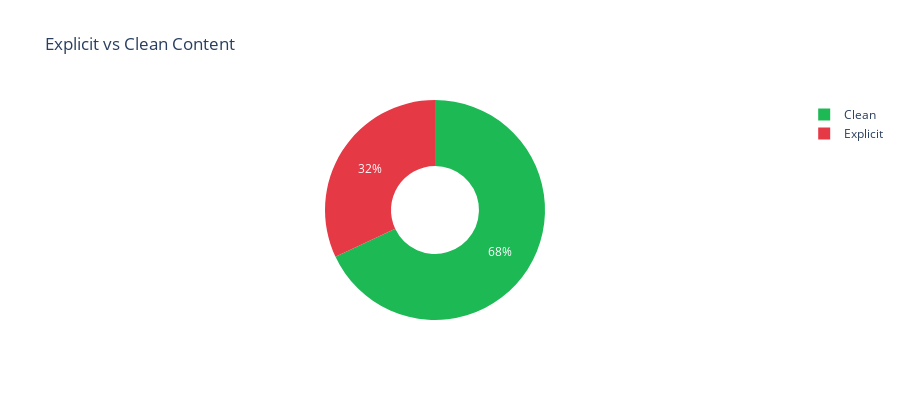

The code cell stored with this chart in its notebook:
### Markdown cell above
### 2.3 Explicit Content Analysis

### Code cell
explicit_ratio = metrics['recent_listening']['explicit_ratio']

fig = go.Figure(data=[
    go.Pie(
        labels=['Explicit', 'Clean'],
        values=[explicit_ratio * 100, (1 - explicit_ratio) * 100],
        marker_colors=['#E63946', '#1DB954'],
        hole=0.4
    )
])

fig.update_layout(
    title="Explicit vs Clean Content",
    height=400
)

fig.show()

print(f"\n🔊 Explicit Content Ratio: {explicit_ratio:.1%}")

### Figure 1 — Plotly figure (JSON) as saved in the notebook; plotly's stock layout.template omitted (floating-point values rounded to 4 significant figures)
{"data": [{"hole": 0.4, "labels": ["Explicit", "Clean"], "marker": {"colors": ["#E63946", "#1DB954"]}, "type": "pie", "values": [32, 68]}], "layout": {"height": 400, "title": {"text": "Explicit vs Clean Content"}}}
